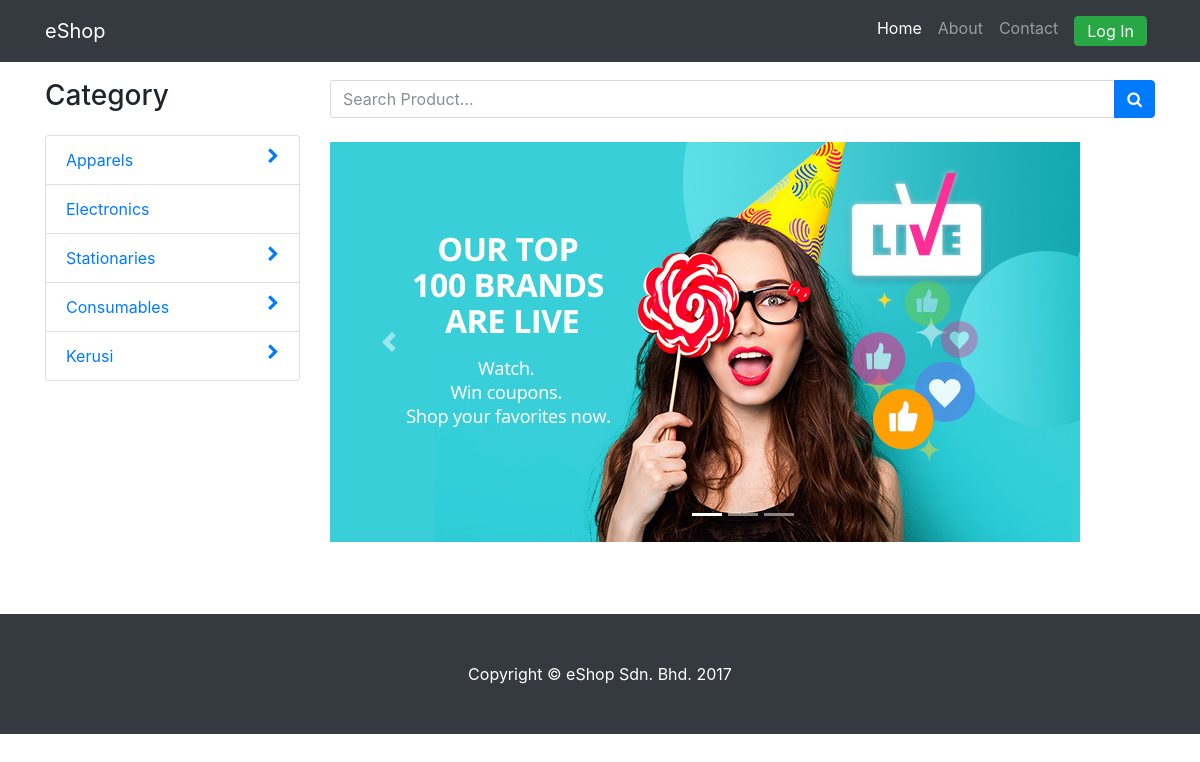
Screenshot of /index.php/shop with the database file from the repository.
### tables this page shows
CREATE TABLE `category_table` (
  `category_id` int(11) NOT NULL,
  `category_name` varchar(50) NOT NULL,
  `parent_category_id` int(11) NOT NULL
);

### application/controllers/Shop.php (called while the page is built, shortened)
<?php if ( ! defined('BASEPATH')) exit('No direct script access allowed');
class Shop extends CI_Controller {
	public function __construct() {
		$this->load->model('category_model');
		$this->load->model('product_model');
	}
	public function index() {
		$categoryData = $this->category_model->getAllCategoriesWithSubCategories();
		$sixProducts = $this->product_model->getActiveProduct();
		$active = array(
			"home" => null,
			"about" => null,
			"contact" => null
		);
		$active['home'] = "active";
		$this->load->view('layout/shop/header', $active);
		$this->load->view('shop/home', array('categoryData' => $categoryData, 'sixProducts' => $sixProducts));
		$this->load->view('layout/shop/footer');
	}
}
?>

### index.php (called while the page is built, shortened)
<?php
require_once BASEPATH.'core/CodeIgniter.php';

### application/models/Category_model.php (called while the page is built, shortened)
<?php
class Category_model extends CI_Model {
	public function getAllParentCategories() {
		return $this->db->get_where(CATEGORY, array( 'parent_category_id' => 0 ));
	}
	public function getSubCategories($category_id = "") {
		return $this->db->get_where(CATEGORY, array( 'parent_category_id' => $category_id ));
	}
	public function getAllCategoriesWithSubCategories() {
		$categoryData = $this->getAllParentCategories()->result();
		foreach ($categoryData as $category) {
			$category->subCategory = $this->getSubCategories($category->category_id)->result();
		}
		return $categoryData;
	}
}
?>

### application/views/shop/home.php (the view, shortened to what this page needs)
<div class="container">
	<div class="row">
		<div class="col-lg-3">
			<h3 class="my-4">Category</h3>
			<ul class="list-group">
				<?php foreach( $categoryData as $category ): ?>
					<li class="list-group-item">
						<a data-toggle="collapse" href="#<?= $category->category_name; ?>SubListGroup">
							<span><?= $category->category_name; ?></span>
							<?php if(count($category->subCategory) != 0): ?>
								<i class="fa fa-chevron-right pull-right" aria-hidden="true"></i>
							<?php endif; ?>
						</a>
					</li>
				<?php endforeach; ?>
			</ul>
		</div>
		<div class="col-lg-9">
			<div id="search-bar" class=" mt-4 mb-2">
				<div class="input-group">
					<input type="text" name="search" id="search" class="form-control" placeholder="Search Product..."/>
					<span class="input-group-btn">
						<button class="btn btn-primary" type="button">
							<i class="fa fa-search"></i>
						</button>
					</span>
				</div>
			</div>
			<div  id="content">
				<?= form_open(); ?>
				<div id="carouselExampleIndicators" class="carousel slide my-4" data-ride="carousel">
					<ol class="carousel-indicators">
						<li data-target="#carouselExampleIndicators" data-slide-to="0" class="active"></li>
						<li data-target="#carouselExampleIndicators" data-slide-to="1"></li>
						<li data-target="#carouselExampleIndicators" data-slide-to="2"></li>
					</ol>
					<div class="carousel-inner" role="listbox">
						<div class="carousel-item active">
							<img class="d-block img-fluid" src="<?= base_url('style/assets/images/headline/top-brand.jpg')?>" alt="First slide">
						</div>
					</div>
					<a class="carousel-control-prev" href="#carouselExampleIndicators" role="button" data-slide="prev">
						<span class="carousel-control-prev-icon" aria-hidden="true"></span>
					</a>
					<a class="carousel-control-next" href="#carouselExampleIndicators" role="button" data-slide="next">
						<span class="carousel-control-next-icon" aria-hidden="true"></span>
					</a>
				</div>
				<?= form_close(); ?>
			</div>
		</div>
	</div>
</div>

### style/css/shop.css (style rules this page uses)
body { padding-top: 54px; }
@media (min-width: 992px) { body { padding-top: 56px; } }

### rows the page displays
category_table: category_name "Apparels"
category_table: category_name "Electronics"
category_table: category_name "Stationaries"
category_table: category_name "Consumables"
category_table: category_name "Kerusi"
